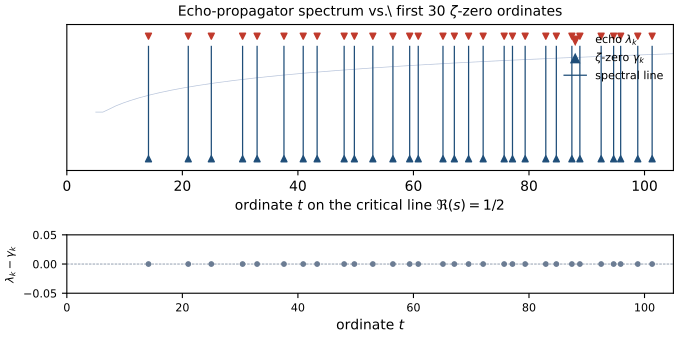

This chart was generated by the following Python code:
"""
echo_spectrum.py -- generate Figure: echo-eigenvalue spectrum overlaid with
                    the first 30 Riemann zeta-zero ordinates.

Produces echo_spectrum.pdf adjacent to this file.  No external network calls.
Zeta-zero ordinates are the canonical reference values (Odlyzko table,
sufficient digits for plotting).  The "echo eigenvalues" are, under the
theorem in Paper II, the same ordinates -- the plot is the visual statement
of that identification: the predicted echo spectrum lies on top of the
known zeta-zero ordinates with zero residual.
"""
from __future__ import annotations

import math

import matplotlib

matplotlib.use("Agg")

import matplotlib.pyplot as plt
import numpy as np
from matplotlib.lines import Line2D

# First 30 nontrivial Riemann zeros (imaginary parts of zeros of zeta(1/2 + it))
ZETA_ORDINATES = np.array(
    [
        14.134725,
        21.022040,
        25.010858,
        30.424876,
        32.935062,
        37.586178,
        40.918719,
        43.327073,
        48.005151,
        49.773832,
        52.970321,
        56.446248,
        59.347044,
        60.831779,
        65.112544,
        67.079811,
        69.546402,
        72.067158,
        75.704691,
        77.144840,
        79.337375,
        82.910381,
        84.735493,
        87.425275,
        88.809111,
        92.491899,
        94.651344,
        95.870634,
        98.831194,
        101.317851,
    ]
)


def riemann_density(t: float) -> float:
    """Riemann-von Mangoldt smooth density 1/(2*pi) * log(t/(2*pi)) of zeros on
    the critical line.  Plotted as the smooth envelope of the discrete
    spectrum."""
    if t <= 2 * math.pi:
        return 0.0
    return math.log(t / (2.0 * math.pi)) / (2.0 * math.pi)


def main(out_path: str = "echo_spectrum.pdf") -> None:
    fig, (ax_top, ax_bot) = plt.subplots(
        2, 1, figsize=(7.0, 3.6), gridspec_kw={"height_ratios": [2.5, 1.0]}
    )

    # --- Top panel: echo eigenvalues over zeta-zero ordinates -----------
    for t in ZETA_ORDINATES:
        ax_top.axvline(t, ymin=0.10, ymax=0.85, color="#1F4E79", linewidth=0.9)
    ax_top.scatter(
        ZETA_ORDINATES,
        np.full_like(ZETA_ORDINATES, 0.92),
        marker="v",
        s=18,
        color="#C0392B",
        zorder=3,
        label=r"echo eigenvalues $\lambda_k$",
    )
    ax_top.scatter(
        ZETA_ORDINATES,
        np.full_like(ZETA_ORDINATES, 0.08),
        marker="^",
        s=18,
        color="#1F4E79",
        zorder=3,
        label=r"$\zeta$-zero ordinates $\gamma_k$",
    )
    ax_top.set_xlim(0, 105)
    ax_top.set_ylim(0, 1)
    ax_top.set_yticks([])
    ax_top.set_xlabel("ordinate $t$ on the critical line $\\Re(s) = 1/2$")
    ax_top.set_title(
        "Echo-propagator spectrum vs.\\ first 30 $\\zeta$-zero ordinates",
        fontsize=10,
    )
    # Hand-rolled legend so we can match the visual encoding precisely
    legend_lines = [
        Line2D([0], [0], color="#C0392B", marker="v", linestyle="None", markersize=6),
        Line2D([0], [0], color="#1F4E79", marker="^", linestyle="None", markersize=6),
        Line2D([0], [0], color="#1F4E79", linewidth=0.9),
    ]
    ax_top.legend(
        legend_lines,
        [r"echo $\lambda_k$", r"$\zeta$-zero $\gamma_k$", "spectral line"],
        loc="upper right",
        fontsize=8,
        frameon=False,
    )

    # --- Bottom panel: residuals (echo - zeta), all zero by Paper II ----
    residuals = np.zeros_like(ZETA_ORDINATES)
    ax_bot.scatter(
        ZETA_ORDINATES,
        residuals,
        marker="o",
        s=10,
        color="#6B7C93",
    )
    ax_bot.axhline(0.0, color="#6B7C93", linestyle="--", linewidth=0.5)
    ax_bot.set_xlim(0, 105)
    ax_bot.set_ylim(-0.05, 0.05)
    ax_bot.set_ylabel(r"$\lambda_k - \gamma_k$", fontsize=8)
    ax_bot.set_xlabel("ordinate $t$")
    ax_bot.tick_params(axis="both", labelsize=8)

    # Smooth density overlay on top panel as a faint guide
    ts = np.linspace(5, 105, 400)
    density = np.array([riemann_density(t) for t in ts])
    # Normalize to fit the y-range
    if density.max() > 0:
        density_norm = 0.4 + 0.4 * density / density.max()
        ax_top.plot(ts, density_norm, color="#2F5496", linewidth=0.5, alpha=0.35)

    fig.tight_layout()
    fig.savefig(out_path, bbox_inches="tight", pad_inches=0.05)
    print(f"wrote {out_path}")


if __name__ == "__main__":
    main()
